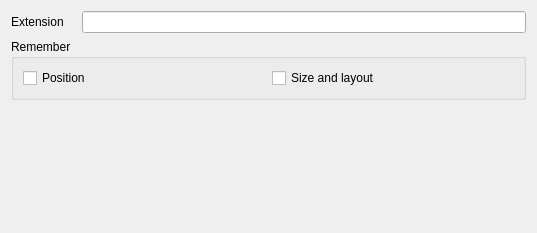
         <widget class="QWidget" name="page_8">
          <property name="geometry">
           <rect>
            <x>0</x>
            <y>0</y>
            <width>537</width>
            <height>233</height>
           </rect>
          </property>
          <attribute name="label">
           <string>Synopsis</string>
          </attribute>
          <layout class="QGridLayout" name="gridLayout_12">
           <item row="0" column="0">
            <widget class="QLabel" name="label_8">
             <property name="text">
              <string>Extension</string>
             </property>
            </widget>
           </item>
           <item row="0" column="3">
            <widget class="QLineEdit" name="synopsis_extension"/>
           </item>
           <item row="2" column="0">
            <spacer name="verticalSpacer_7">
             <property name="orientation">
              <enum>Qt::Vertical</enum>
             </property>
             <property name="sizeHint" stdset="0">
              <size>
               <width>20</width>
               <height>40</height>
              </size>
             </property>
            </spacer>
           </item>
           <item row="1" column="0" colspan="4">
            <widget class="QGroupBox" name="groupBox_12">
             <property name="title">
              <string>Remember</string>
             </property>
             <layout class="QHBoxLayout" name="horizontalLayout_7">
              <item>
               <widget class="QCheckBox" name="synopsis_position">
                <property name="text">
                 <string>Position</string>
                </property>
               </widget>
              </item>
              <item>
               <widget class="QCheckBox" name="synopsis_size">
                <property name="text">
                 <string>Size and layout</string>
                </property>
               </widget>
              </item>
             </layout>
            </widget>
           </item>
          </layout>
         </widget>
